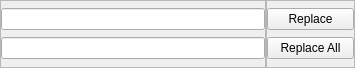
<?xml version="1.0" encoding="UTF-8"?>
<ui version="4.0">
 <class>Replace</class>
 <widget class="QWidget" name="Replace">
  <property name="geometry">
   <rect>
    <x>0</x>
    <y>0</y>
    <width>355</width>
    <height>68</height>
   </rect>
  </property>
  <property name="windowTitle">
   <string>Form</string>
  </property>
  <property name="styleSheet">
   <string notr="true"/>
  </property>
  <layout class="QHBoxLayout" name="horizontalLayout" stretch="3,1">
   <property name="spacing">
    <number>0</number>
   </property>
   <property name="leftMargin">
    <number>0</number>
   </property>
   <property name="topMargin">
    <number>0</number>
   </property>
   <property name="rightMargin">
    <number>0</number>
   </property>
   <property name="bottomMargin">
    <number>0</number>
   </property>
   <item>
    <widget class="QFrame" name="frame">
     <property name="frameShape">
      <enum>QFrame::StyledPanel</enum>
     </property>
     <property name="frameShadow">
      <enum>QFrame::Raised</enum>
     </property>
     <layout class="QVBoxLayout" name="verticalLayout">
      <property name="spacing">
       <number>0</number>
      </property>
      <property name="leftMargin">
       <number>0</number>
      </property>
      <property name="topMargin">
       <number>0</number>
      </property>
      <property name="rightMargin">
       <number>0</number>
      </property>
      <property name="bottomMargin">
       <number>0</number>
      </property>
      <item>
       <widget class="QLineEdit" name="replace_input"/>
      </item>
      <item>
       <widget class="QLineEdit" name="replace_output"/>
      </item>
     </layout>
    </widget>
   </item>
   <item>
    <widget class="QFrame" name="frame_2">
     <property name="frameShape">
      <enum>QFrame::StyledPanel</enum>
     </property>
     <property name="frameShadow">
      <enum>QFrame::Raised</enum>
     </property>
     <layout class="QVBoxLayout" name="verticalLayout_2">
      <property name="spacing">
       <number>0</number>
      </property>
      <property name="leftMargin">
       <number>0</number>
      </property>
      <property name="topMargin">
       <number>0</number>
      </property>
      <property name="rightMargin">
       <number>0</number>
      </property>
      <property name="bottomMargin">
       <number>0</number>
      </property>
      <item>
       <widget class="QPushButton" name="btn_repleace">
        <property name="text">
         <string>Replace</string>
        </property>
       </widget>
      </item>
      <item>
       <widget class="QPushButton" name="btn_replace_all">
        <property name="text">
         <string>Replace All</string>
        </property>
       </widget>
      </item>
     </layout>
    </widget>
   </item>
  </layout>
 </widget>
 <resources/>
 <connections/>
</ui>
